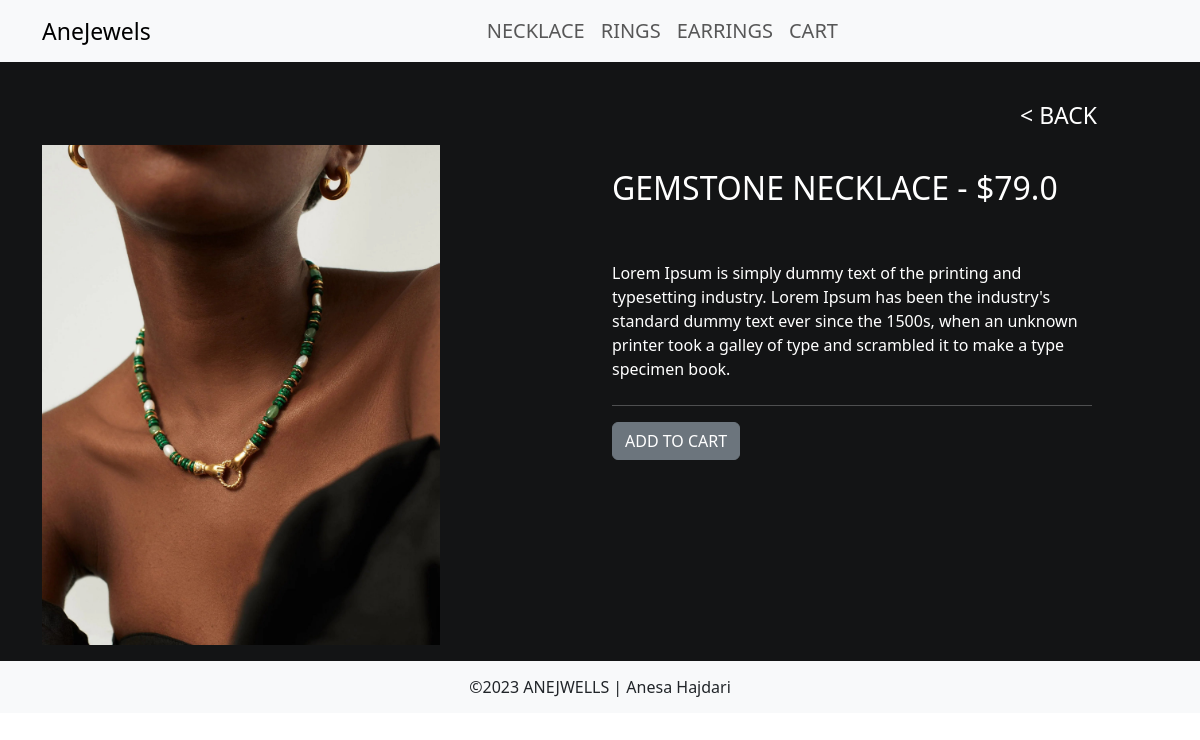
/product/1/, run on the app's committed database.
### anejewels/models.py (models this page shows, shortened)
class Category(models.Model):
    name = models.CharField(max_length=255)

class Product(models.Model):
    category = models.ForeignKey(Category,on_delete=models.CASCADE)
    name = models.CharField(max_length=255)
    quantity = models.IntegerField(default=0)
    price = models.FloatField(default=0.0)
    description = models.CharField(max_length=255)
    image = models.ImageField(upload_to='products/',null=True, blank=True)

### anejewels/views.py (the view)
# urls.py: path('product/<int:product_id>/', product_detail, name='product_detail'),
def product_detail(request, product_id):
    product = Product.objects.get(id=product_id)
    categories = Category.objects.all()
    context = {
        'product': product,
        'categories': categories,
    }
    return render(request, 'product_detail.html', context)

### anejewels/templates/product_detail.html (shortened to what this page needs)
<!DOCTYPE html>
<html lang="en">
<head>
    <link href="https://cdn.jsdelivr.net/npm/bootstrap@5.3.0/dist/css/bootstrap.min.css" rel="stylesheet">
</head>
<body>
    <nav class="navbar navbar-expand-lg navbar-light bg-light">
        <div class="container">
            <a style="font-size: 23px" class="navbar-brand"  href="{% url 'home' %} ">AneJewels</a>
            <div class="collapse navbar-collapse" id="navbarSupportedContent">
                <ul class="navbar-nav mx-auto" style="font-size: 20px">
                    {% for category in categories %}
                    <li class="nav-item">
                        <a class="nav-link" href="/categories/{{ category.id }}/products/">{{ category.name }}</a>
                    </li>
                    {% endfor %}
                    <li> <a class="nav-link" href="{% url 'cart' %}">CART</a> </li>
                </ul>
            </div>
        </div>
    </nav>
    <div style="background:#131415">
        <div class="back">
            <a style="font-size: 23px; text-decoration: none; color:white; position:relative;left: 85%;
            bottom: -36px;" href="{% url 'product_list' category_id=product.category.id  %}"> < BACK  </a>
        </div>
        <div class="container">
            <div class="row" style="color: white">
                <div class="col-sm-6 mt-5">
                    <img src="{{ MEDIA_URL }}{{ product.image.url }}" alt="{{ product.name }}" class="img-fluid product-image">
                </div>
                <div class="col-sm-6 mt-5">
                    <div class="details mt-4" style="max-width: 480px;">
                    <h2>{{ product.name }} - ${{ product.price }}</h2>
                    <p style="margin-top:54px"> {{ product.description }}</p>
                    <hr style="margin-top:24px;">
                    <a href = {% url 'add_to_cart' product.id %}  class="btn btn-secondary">ADD TO CART</a>
                    </div>
                </div>
            </div>
        </div>
      <footer style="background: #f8f9fa;margin-top: 16px;">
        <p style="padding: 14px;
        text-align: center;margin: 0;"> &copy;2023 ANEJWELLS | Anesa Hajdari </p>
        </footer>
    </div>
</body>
</html>

### anejewels/templates/product_detail.html (style rules this page uses)
.product-image { max-height: 500px; width: auto; }

### data on the page
Category: name "NECKLACE"
Category: name "RINGS"
Category: name "EARRINGS"
Product: image (picture), name "GEMSTONE NECKLACE", price "79.0", description "Lorem Ipsum is simply dummy text of the printing and typesetting industry. Lorem Ipsum has been the industry's standard dummy text ever since the 1500s, when an unknown printer took a galley of type and scrambled it to make a type specimen book."
